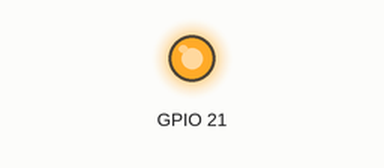
A program run on a simulated Raspberry Pi (BCM pin numbers). Shown: output pins drawn as LEDs (lit = HIGH). At 0.4 s the program stops and its outputs stay as they are.

Above: at 0.15 s.
Timing chart, 0 to 1.8 s (numbered marks = the images above):
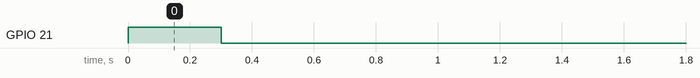

The program:

trigger.py
```python
#!/usr/bin/env python
from time import sleep
import RPi.GPIO as GPIO
i = 0
GPIO.setmode(GPIO.BCM)
GPIO.setwarnings(False)
GPIO.setup(21, GPIO.OUT)

GPIO.output(21, True)
sleep(0.3)
GPIO.output(21, False)
sleep(0.1)
```

Measured:
- by itself, GPIO 21: LOW → HIGH at 0.00 s, → LOW 0.30 s later
